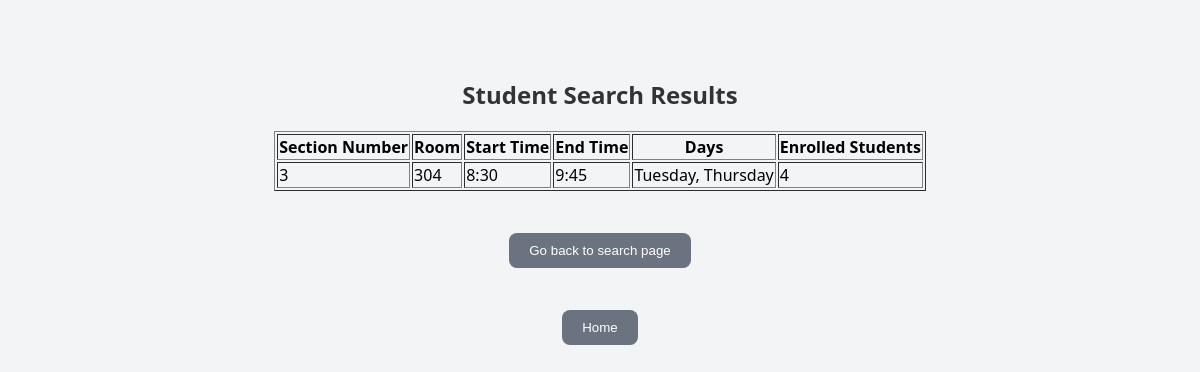
Screenshot of /student_results.php?course=240.0 with the database file from the repository.
### tables this page shows
CREATE TABLE CourseSection (
        Snumber numeric NOT NULL,
        Cnumber numeric,
        PSsn numeric(9),
        Days varchar(20),
        Room integer,
        Starttime char(11),
        Endtime char(11),
        Seats integer,
        PRIMARY KEY (Snumber),
        FOREIGN KEY (Cnumber) REFERENCES Course(Cnumber),
        FOREIGN KEY (PSsn) REFERENCES Professor(Ssn)
);

### student_results.php (the view, shortened to what this page needs)
<!DOCTYPE html>
<html lang="en">
<head>
    <link rel="stylesheet" href="style.css">
</head>
<body>
<?php
$servername = "mariadb";
$username = "cs332u5";
$password = "5L5TtTHs";
$dbname = "cs332u5";
$conn = new mysqli($servername, $username, $password, $dbname);
$course = $_GET['course'];
$cwid = $_GET['cwid'];
echo "<h2>Student Search Results</h2>";
if (!empty($course)) {
    $sql = "SELECT CourseSection.Snumber, CourseSection.Room, CourseSection.Starttime, CourseSection.Endtime, CourseSection.Days, count(Distinct Student.Cwid) AS Enrolled
            FROM Course, CourseSection, Enrollment, Student
            WHERE Course.Cnumber = '$course'
                AND Course.Cnumber = CourseSection.Cnumber
                AND CourseSection.Snumber = Enrollment.ESnumber
                AND Enrollment.ECwid = Student.Cwid
            GROUP BY CourseSection.Snumber, CourseSection.Room, CourseSection.Starttime, CourseSection.Endtime, CourseSection.Days;";
    $result = $conn->query($sql);
    if ($result->num_rows > 0) {
        echo "<table border='1'><tr><th>Section Number</th><th>Room</th><th>Start Time</th><th>End Time</th><th>Days</th><th>Enrolled Students</th></tr>";
        while ($row = $result->fetch_assoc()) {
            echo "<tr><td>" . $row["Snumber"] . "</td><td>" . $row["Room"] . "</td><td>" . $row["Starttime"] . "</td><td>" . $row["Endtime"] . "</td><td>" . $row["Days"] . "</td><td>" . $row["Enrolled"] . "</td></tr>";
        }
        echo "</table>";
    } else {
        echo "No sections found.";
    }
} else {
    echo "Please provide either a Course Number or a CWID.";
}
?>
<br>
<a href="student.php"><button>Go back to search page</button></a>
<br>
<a href="index.php"><button>Home</button></a>
</body>
</html>

### style.css (style rules this page uses)
body { font-family: 'Segoe UI', sans-serif; background-color: #f3f4f6; display: flex; flex-direction: column; align-items: center; padding-top: 50px; }
h2 { color: #333; }
button { padding: 10px 20px; background-color: #4f46e5; color: white; border: none; border-radius: 8px; cursor: pointer; margin-top: 12px; }
a button { background-color: #6b7280; margin-top: 20px; }

### rows the page displays
coursesection: Snumber "3", Room "304", Starttime "8:30", Endtime "9:45", Days "Tuesday, Thursday", Enrolled "4"
